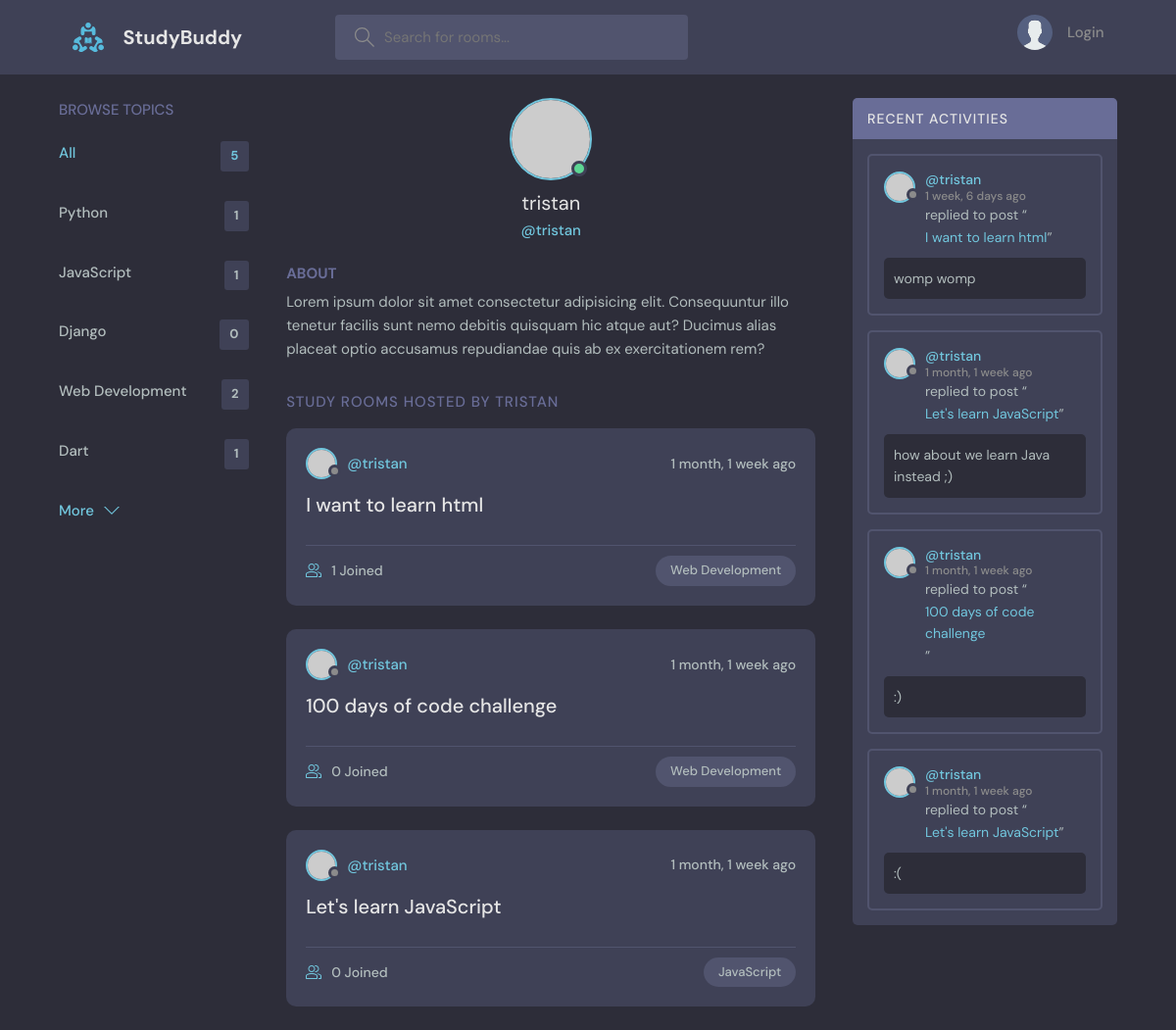
The app's page /profile/1 with its own data.
### base/models.py (models this page shows, shortened)
class Topic(models.Model):
    name = models.CharField(max_length=200)

class Room(models.Model):
    host = models.ForeignKey(User, on_delete=models.SET_NULL, null=True)
    topic = models.ForeignKey(Topic, on_delete=models.SET_NULL, null=True)
    name = models.CharField(max_length=200)
    description = models.TextField(null=True, blank=True)
    participants = models.ManyToManyField(User, related_name='participants', blank=True)
    updated = models.DateTimeField(auto_now=True)
    created = models.DateTimeField(auto_now_add=True)
    class Meta:
        ordering = ['-updated', '-created']
    def __str__(self):
        return self.name

class Message(models.Model):
    user = models.ForeignKey(User, on_delete=models.CASCADE)
    room = models.ForeignKey(Room, on_delete=models.CASCADE)
    body = models.TextField()
    updated = models.DateTimeField(auto_now=True)
    created = models.DateTimeField(auto_now_add=True)
    class Meta:
        ordering = ['-updated', '-created']

### base/views.py (the view)
# urls.py: path('profile/<str:pk>', views.userProfile, name="user-profile"),
def userProfile(request, pk):
    user = User.objects.get(id=pk)
    rooms = user.room_set.all()
    room_messages = user.message_set.all()
    topics = Topic.objects.all()
    context = {'user':user, 'rooms':rooms, 'room_messages': room_messages, 'topics': topics}
    return render(request, 'base/profile.html', context)

### base/templates/base/profile.html (shortened to what this page needs)
{% extends 'main.html' %}
{% block content %}
  <main class="profile-page layout layout--3">
    <div class="container">
      {% include 'base/topics_component.html' %}
      <div class="roomList">
        <div class="profile">
          <div class="profile__avatar">
            <div class="avatar avatar--large active">
              <img src="https://randomuser.me/api/portraits/men/11.jpg" />
            </div>
          </div>
          <div class="profile__info">
            <h3>{{user.username}}</h3>
            <p>@{{user.username}}</p>
          </div>
          <div class="profile__about">
            <h3>About</h3>
            <p>
              Lorem ipsum dolor sit amet consectetur adipisicing elit. Consequuntur illo tenetur
              facilis sunt nemo debitis quisquam hic atque aut? Ducimus alias placeat optio
              accusamus repudiandae quis ab ex exercitationem rem?
            </p>
          </div>
        </div>
        <div class="roomList__header">
          <div>
            <h2>Study Rooms Hosted by {{user.username}}</a>
            </h2>
          </div>
        </div>
        {% include 'base/feed_component.html' %}
      </div>
      {% include 'base/activity_component.html' %}
    </div>
  </main>
{% endblock %}

### base/templates/base/topics_component.html
<div class="topics">
    <div class="topics__header">
      <h2>Browse Topics</h2>
    </div>
    <ul class="topics__list">
      <li>
        <a href="{% url 'home' %}" class="active">All <span>{{topics.count}}</span></a>
      </li>
      {% for topic in topics %}
      <li>
        <a href="{% url 'home'%}?q={{topic.name}}">{{topic.name}} <span>{{topic.room_set.all.count}}</span></a>
      </li>
      {% endfor %}
    </ul>
    <a class="btn btn--link" href="topics.html">
      More
      <svg version="1.1" xmlns="http://www.w3.org/2000/svg" width="32" height="32" viewBox="0 0 32 32">
        <title>chevron-down</title>
        <path d="M16 21l-13-13h-3l16 16 16-16h-3l-13 13z"></path>
      </svg>
    </a>
  </div>

### base/templates/base/feed_component.html (shortened to what this page needs)
{% for room in rooms %}
<div class="roomListRoom">
    <div class="roomListRoom__header">
      <a href="{% url 'user-profile' room.host.id %}" class="roomListRoom__author">
        <div class="avatar avatar--small">
          <img src="https://randomuser.me/api/portraits/women/11.jpg" />
        </div>
        <span>@{{room.host.username}}</span>
      </a>
      <div class="roomListRoom__actions">
        <span>{{room.created | timesince}} ago</span>
      </div>
    </div>
    <div class="roomListRoom__content">
      <a href="{% url 'room' room.id %}">{{room.name}}</a>
    </div>
    <div class="roomListRoom__meta">
      <a href="{% url 'room' room.id %}" class="roomListRoom__joined">
        {{room.participants.all.count}} Joined
      </a>
      <p class="roomListRoom__topic">{{room.topic.name}}</p>
    </div>
</div>
{% endfor %}

### base/templates/base/activity_component.html (shortened to what this page needs)
<div class="activities">
    <div class="activities__header">
      <h2>Recent Activities</h2>
    </div>
    {% for message in room_messages %}
    <div class="activities__box">
      <div class="activities__boxHeader roomListRoom__header">
        <a href="{% url 'user-profile' message.user.id %}" class="roomListRoom__author">
          <div class="avatar avatar--small">
            <img src="https://randomuser.me/api/portraits/women/11.jpg" />
          </div>
          <p>
            @{{message.user}}
            <span>{{message.created|timesince}} ago</span>
          </p>
        </a>
      </div>
      <div class="activities__boxContent">
        <p>replied to post “<a href="{% url 'room' message.room.id %}">{{message.room}}</a>”</p>
        <div class="activities__boxRoomContent">
          {{message.body}}
        </div>
      </div>
    </div>
    {% endfor %}
</div>

### records on screen
Topic: name "Python", room_set.all.count "1"
Topic: name "JavaScript", room_set.all.count "1"
Topic: name "Django", room_set.all.count "0"
Topic: name "Web Development", room_set.all.count "2"
Topic: name "Dart", room_set.all.count "1"
Room: host.username "tristan", created "1 month, 1 week", name "I want to learn html", participants.all.count "1", topic.name "Web Development"
Room: host.username "tristan", created "1 month, 1 week", name "100 days of code challenge", participants.all.count "0", topic.name "Web Development"
Room: host.username "tristan", created "1 month, 1 week", name "Let's learn JavaScript", participants.all.count "0", topic.name "JavaScript"
Message: user "tristan", created "1 week, 6 days", room "I want to learn html", body "womp womp"
Message: user "tristan", created "1 month, 1 week", room "Let's learn JavaScript", body "how about we learn Java instead ;)"
Message: user "tristan", created "1 month, 1 week", room "100 days of code challenge", body ":)"
Message: user "tristan", created "1 month, 1 week", room "Let's learn JavaScript", body ":("

### other values on screen
{{ topics.count }} "5"
{{ user.username }} "tristan"
{{ user.username }} "TRISTAN"
